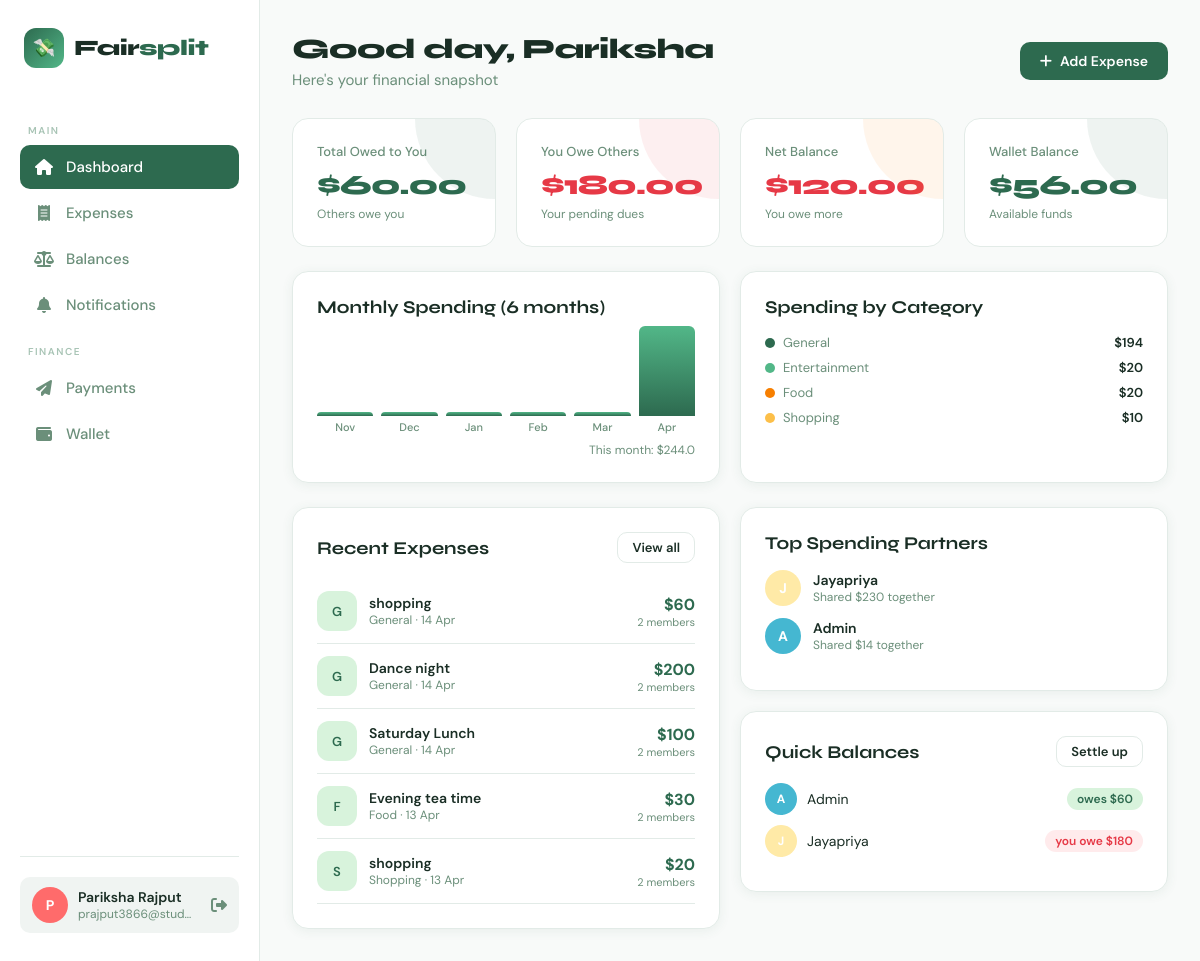
The page /dashboard (signed in) on the database its author committed.
### app.py (models this page shows)
class User(db.Model):
    id           = db.Column(db.Integer, primary_key=True)
    name         = db.Column(db.String(120), nullable=False)
    email        = db.Column(db.String(120), unique=True, nullable=False)
    password     = db.Column(db.String(256), nullable=False)
    avatar_color = db.Column(db.String(20), default="#4ECDC4")
    created_at   = db.Column(db.DateTime, default=datetime.utcnow)
    wallet       = db.relationship("Wallet", back_populates="user", uselist=False)

class Wallet(db.Model):
    id      = db.Column(db.Integer, primary_key=True)
    user_id = db.Column(db.Integer, db.ForeignKey("user.id"), unique=True, nullable=False)
    balance = db.Column(db.Float, default=0.0)
    user    = db.relationship("User", back_populates="wallet")

class Expense(db.Model):
    id          = db.Column(db.Integer, primary_key=True)
    description = db.Column(db.String(256), nullable=False)
    amount      = db.Column(db.Float, nullable=False)
    category    = db.Column(db.String(80), default="General")
    split_type  = db.Column(db.String(20), default="equal")
    paid_by     = db.Column(db.Integer, db.ForeignKey("user.id"), nullable=False)
    created_at  = db.Column(db.DateTime, default=datetime.utcnow)
    payer       = db.relationship("User", foreign_keys=[paid_by])
    members     = db.relationship("User", secondary=expense_members, backref="expenses")
    settled     = db.relationship("User", secondary=expense_settled)
    splits      = db.relationship("ExpenseSplit", back_populates="expense", cascade="all, delete-orphan")

### app.py (the view)
@app.route("/dashboard")
@login_required
def dashboard():
    user       = get_current_user()
    uid        = session["user_id"]
    balances   = _compute_balances(uid)
    total_owed = sum(v for v in balances.values() if v > 0)
    total_owe  = sum(-v for v in balances.values() if v < 0)
    recent_expenses = (Expense.query
                       .filter(Expense.members.any(id=uid))
                       .order_by(Expense.created_at.desc())
                       .limit(5).all())
    wallet     = Wallet.query.filter_by(user_id=uid).first() or Wallet(balance=0)
    monthly    = _monthly_spending(uid)
    categories = _category_breakdown(uid)
    partners   = _top_partners(uid)
    all_users  = {u.id: u for u in User.query.all()}
    return render_template("dashboard.html",
        user=user, balances=balances, total_owed=total_owed,
        total_owe=total_owe, recent_expenses=recent_expenses,
        wallet=wallet, monthly=monthly, categories=categories,
        partners=partners, all_users=all_users)

### app.py (called while the page is built)
def login_required(f):
    @wraps(f)
    def decorated(*args, **kwargs):
        if "user_id" not in session:
            ip = request.remote_addr
            record_unauthorized_access(ip, request.path, request.method)
            return redirect(url_for("login"))
        return f(*args, **kwargs)
    return decorated

def get_current_user():
    if "user_id" in session:
        return User.query.get(session["user_id"])
    return None

def _monthly_spending(uid):
    months = []
    now    = datetime.utcnow()
    for i in range(5, -1, -1):
        base        = now - timedelta(days=i * 30)
        month_start = base.replace(day=1, hour=0, minute=0, second=0, microsecond=0)
        next_m      = month_start + timedelta(days=32)
        month_end   = next_m.replace(day=1)
        exps  = (Expense.query
                 .filter(Expense.members.any(id=uid))
                 .filter(Expense.created_at >= month_start, Expense.created_at < month_end)
                 .all())
        total = sum(s.amount for e in exps for s in e.splits if s.user_id == uid)
        months.append({"month": month_start.strftime("%b"), "amount": round(total, 2)})
    return months

def _category_breakdown(uid):
    cats = defaultdict(float)
    for exp in Expense.query.filter(Expense.members.any(id=uid)).all():
        for s in exp.splits:
            if s.user_id == uid:
                cats[exp.category] += s.amount
    return [{"category": k, "total": round(v, 2)} for k, v in sorted(cats.items(), key=lambda x: -x[1]) if v > 0]

def _top_partners(uid):
    partner_amounts = defaultdict(float)
    for exp in Expense.query.filter(Expense.members.any(id=uid)).all():
        user_share = next((s.amount for s in exp.splits if s.user_id == uid), 0)
        for m in exp.members:
            if m.id != uid:
                partner_amounts[m.id] += user_share
    result = []
    for pid, amount in sorted(partner_amounts.items(), key=lambda x: x[1], reverse=True)[:3]:
        p = User.query.get(pid)
        if p:
            result.append({"user": p, "amount": round(amount, 2), "user_id": pid})
    return result

### templates/dashboard.html (shortened to what this page needs)
{% extends "base.html" %}
{% block content %}
<div class="page-header animate">
  <div>
    <div class="page-title">Good day, {{ user.name.split()[0] }}</div>
    <div class="page-subtitle">Here's your financial snapshot</div>
  </div>
  <a href="{{ url_for('add_expense') }}" class="btn btn-primary"><i class="fa-solid fa-plus"></i> Add Expense</a>
</div>
<div class="grid grid-4 animate delay-1" style="margin-bottom:24px">
  <div class="stat-card green">
    <div class="stat-label">Total Owed to You</div>
    <div class="stat-value green">${{ "%.2f"|format(total_owed) }}</div>
    <div style="font-size:12px;color:var(--text-muted);margin-top:4px">Others owe you</div>
  </div>
  <div class="stat-card red">
    <div class="stat-label">You Owe Others</div>
    <div class="stat-value red">${{ "%.2f"|format(total_owe) }}</div>
    <div style="font-size:12px;color:var(--text-muted);margin-top:4px">Your pending dues</div>
  </div>
  <div class="stat-card orange">
    <div class="stat-label">Net Balance</div>
    {% set net = total_owed - total_owe %}
    <div class="stat-value {{ 'green' if net >= 0 else 'red' }}">${{ "%.2f"|format(net|abs) }}</div>
    <div style="font-size:12px;color:var(--text-muted);margin-top:4px">{{ 'You are ahead' if net >= 0 else 'You owe more' }}</div>
  </div>
  <div class="stat-card green">
    <div class="stat-label">Wallet Balance</div>
    <div class="stat-value green">${{ "%.2f"|format(wallet.balance) }}</div>
    <div style="font-size:12px;color:var(--text-muted);margin-top:4px">Available funds</div>
  </div>
</div>
<div class="grid grid-2 animate delay-2" style="margin-bottom:24px">
  <div class="card">
    <div class="card-title">Monthly Spending (6 months)</div>
    {% if monthly %}
      {% set max_amount = monthly|map(attribute='amount')|max %}
      <div class="bar-chart">
        {% for m in monthly %}
        {% set height = ((m.amount / max_amount * 90)|int) if max_amount > 0 else 4 %}
        <div class="bar-wrap">
          <div class="bar" style="height:{{ [height, 4]|max }}px" title="${{ m.amount }}"></div>
          <div class="bar-label">{{ m.month }}</div>
        </div>
        {% endfor %}
      </div>
      <div style="text-align:right;font-size:12px;color:var(--text-muted);margin-top:8px">
        This month: ${{ monthly[-1].amount }}
      </div>
    {% else %}
      <div class="empty-state"><p>No spending data yet</p></div>
    {% endif %}
  </div>
  <div class="card">
    <div class="card-title">Spending by Category</div>
    {% if categories %}
      {% set cat_colors = ['#2D6A4F','#52B788','#F77F00','#FCBF49','#E63946','#4ECDC4','#BB8FCE','#45B7D1'] %}
      <div class="donut-legend">
        {% for i, cat in enumerate(categories[:6]) %}
        {% set color = cat_colors[i % cat_colors|length] %}
        <div class="legend-item">
          <div class="legend-dot" style="background:{{ color }}"></div>
          <div class="legend-name">{{ cat.category }}</div>
          <div class="legend-val">${{ "%.0f"|format(cat.total) }}</div>
        </div>
        {% endfor %}
      </div>
    {% else %}
      <div class="empty-state"><p>Add expenses to see breakdown</p></div>
    {% endif %}
  </div>
</div>
<div class="grid grid-2 animate delay-3">
  <div class="card">
    <div style="display:flex;justify-content:space-between;align-items:center;margin-bottom:16px">
      <div class="card-title" style="margin:0">Recent Expenses</div>
      <a href="{{ url_for('expenses') }}" class="btn btn-outline btn-sm">View all</a>
    </div>
    {% if recent_expenses %}
      {% for exp in recent_expenses %}
      {% set payer = exp.payer %}
      <div style="display:flex;align-items:center;gap:12px;padding:12px 0;border-bottom:1px solid var(--border);">
        <div style="width:40px;height:40px;border-radius:12px;background:var(--primary-pale);display:flex;align-items:center;justify-content:center;font-size:13px;font-weight:600;flex-shrink:0;color:var(--primary);">
          {{ exp.category[0] }}
        </div>
        <div style="flex:1;min-width:0">
          <div style="font-weight:600;font-size:14px;white-space:nowrap;overflow:hidden;text-overflow:ellipsis">{{ exp.description }}</div>
          <div style="font-size:12px;color:var(--text-muted)">{{ exp.category }} · {{ exp.created_at.strftime('%d %b') }}</div>
        </div>
        <div style="text-align:right">
          <div style="font-weight:700;color:var(--primary)">${{ "%.0f"|format(exp.amount) }}</div>
          <div style="font-size:11px;color:var(--text-muted)">{{ exp.members|length }} members</div>
        </div>
      </div>
      {% endfor %}
    {% else %}
      <div class="empty-state"><p>No expenses yet</p></div>
    {% endif %}
  </div>
  <div style="display:flex;flex-direction:column;gap:20px">
    <div class="card">
      <div class="card-title">Top Spending Partners</div>
      {% if partners %}
        {% for p in partners %}
        <div style="display:flex;align-items:center;gap:12px;margin-bottom:12px">
          <div class="avatar" style="background:{{ p.user.avatar_color or '#4ECDC4' }}">{{ p.user.name[0].upper() }}</div>
          <div style="flex:1">
            <div style="font-weight:600;font-size:14px">{{ p.user.name }}</div>
            <div style="font-size:12px;color:var(--text-muted)">Shared ${{ "%.0f"|format(p.amount) }} together</div>
          </div>
        </div>
        {% endfor %}
      {% else %}
        <div class="empty-state" style="padding:20px"><p>Add friends to expenses</p></div>
      {% endif %}
    </div>
    <div class="card">
      <div style="display:flex;justify-content:space-between;align-items:center;margin-bottom:16px">
        <div class="card-title" style="margin:0">Quick Balances</div>
        <a href="{{ url_for('balances') }}" class="btn btn-outline btn-sm">Settle up</a>
      </div>
      {% if balances %}
        {% for uid_b, amount in balances.items() %}
          {% if amount|abs > 0.01 %}
          {% set other = all_users.get(uid_b) %}
          {% if other %}
          <div style="display:flex;align-items:center;gap:10px;margin-bottom:10px">
            <div class="avatar" style="background:{{ other.avatar_color or '#52B788' }};width:32px;height:32px;font-size:12px">{{ other.name[0].upper() }}</div>
            <div style="flex:1;font-size:14px">{{ other.name }}</div>
            {% if amount > 0 %}
              <span class="badge badge-green">owes ${{ "%.0f"|format(amount) }}</span>
            {% else %}
              <span class="badge badge-red">you owe ${{ "%.0f"|format(amount|abs) }}</span>
            {% endif %}
          </div>
          {% endif %}
          {% endif %}
        {% endfor %}
      {% else %}
        <div style="color:var(--text-muted);font-size:14px;text-align:center;padding:12px">All settled up!</div>
      {% endif %}
    </div>
  </div>
</div>
{% endblock %}

### templates/base.html (shortened to what this page needs)
<!DOCTYPE html>
<html lang="en">
<head>
  <link rel="stylesheet" href="https://cdnjs.cloudflare.com/ajax/libs/font-awesome/6.5.0/css/all.min.css"/>
</head>
<body>
  {% if session.user_id %}
  <nav class="sidebar">
    <div class="logo">
      <div class="logo-icon">💸</div>
      <div class="logo-text">Fair<span>split</span></div>
    </div>
    <div class="nav-label">Main</div>
    <a href="{{ url_for('dashboard') }}" class="nav-link {% if request.endpoint=='dashboard' %}active{% endif %}">
      <i class="fa-solid fa-house"></i> Dashboard
    </a>
    <a href="{{ url_for('expenses') }}" class="nav-link {% if request.endpoint in ['expenses','add_expense'] %}active{% endif %}">
      <i class="fa-solid fa-receipt"></i> Expenses
    </a>
    <a href="{{ url_for('balances') }}" class="nav-link {% if request.endpoint=='balances' %}active{% endif %}">
      <i class="fa-solid fa-scale-balanced"></i> Balances
    </a>
    <a href="{{ url_for('notifications') }}" class="nav-link {% if request.endpoint in ['notifications','update_notification_settings','mark_all_notifications_read','test_notification_email'] %}active{% endif %}">
      <i class="fa-solid fa-bell"></i> Notifications
    </a>
    <div class="nav-label">Finance</div>
    <a href="{{ url_for('payments') }}" class="nav-link {% if request.endpoint=='payments' %}active{% endif %}">
      <i class="fa-solid fa-paper-plane"></i> Payments
    </a>
    <a href="{{ url_for('wallet') }}" class="nav-link {% if request.endpoint=='wallet' %}active{% endif %}">
      <i class="fa-solid fa-wallet"></i> Wallet
    </a>
    <div class="sidebar-bottom">
      {% set user = get_current_user() %}
      {% if user %}
      <div class="user-pill">
        <div class="avatar" style="background: {{ user.avatar_color }}">{{ user.name[0].upper() }}</div>
        <div class="user-info">
          <div class="user-name">{{ user.name }}</div>
          <div class="user-email">{{ user.email }}</div>
        </div>
        <a href="{{ url_for('logout') }}" title="Logout" style="color: var(--text-muted); margin-left: 4px;">
          <i class="fa-solid fa-right-from-bracket"></i>
        </a>
      </div>
      {% endif %}
    </div>
  </nav>
  {% endif %}
  <main class="main">
    {% block content %}{% endblock %}
  </main>
</body>
</html>

### rows shown on the page
User: name "P", name "Pariksha Rajput", email "prajput3866@stud…", name "Pariksha"
Wallet: balance "56.00"
Expense: category "General"
Expense: category "Entertainment"
Expense: category "Food", category "F", description "Evening tea time", category "Food", created_at "13 Apr", amount "30", members|length "2"
Expense: category "Shopping", category "S", description "shopping", category "Shopping", created_at "13 Apr", amount "20", members|length "2"
Expense: category "G", description "shopping", category "General", created_at "14 Apr", amount "60", members|length "2"
Expense: category "G", description "Dance night", category "General", created_at "14 Apr", amount "200", members|length "2"
Expense: category "G", description "Saturday Lunch", category "General", created_at "14 Apr", amount "100", members|length "2"
User: user "J", user.name "Jayapriya", name "J", name "Jayapriya"
User: user "A", user.name "Admin", name "A", name "Admin"

### other values the page prints
{{ "%.2f"|format(total_owed) }} "60.00"
{{ "%.2f"|format(total_owe) }} "180.00"
{{ "%.2f"|format(net|abs) }} "120.00"
{{ 'You are ahead' if net >= 0 else 'You owe more' }} "You owe more"
{{ m.month }} "Nov" "Dec" "Jan" "Feb" "Mar" "Apr"
{{ monthly[-1].amount }} "244.0"
{{ "%.0f"|format(cat.total) }} "194" "20" "20" "10"
{{ "%.0f"|format(p.amount) }} "230" "14"
{{ "%.0f"|format(amount) }} "60"
{{ "%.0f"|format(amount|abs) }} "180"
